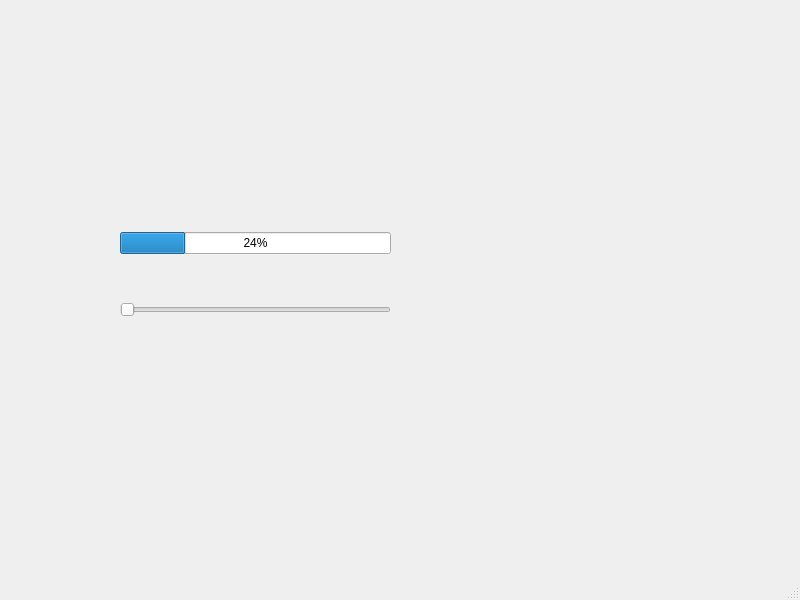
<?xml version="1.0" encoding="UTF-8"?>
<ui version="4.0">
 <class>MainWindow</class>
 <widget class="QMainWindow" name="MainWindow">
  <property name="geometry">
   <rect>
    <x>0</x>
    <y>0</y>
    <width>800</width>
    <height>600</height>
   </rect>
  </property>
  <property name="windowTitle">
   <string>MainWindow</string>
  </property>
  <widget class="QWidget" name="centralwidget">
   <widget class="QWidget" name="">
    <property name="geometry">
     <rect>
      <x>120</x>
      <y>190</y>
      <width>271</width>
      <height>171</height>
     </rect>
    </property>
    <layout class="QVBoxLayout" name="verticalLayout">
     <item>
      <widget class="QProgressBar" name="progressBar">
       <property name="value">
        <number>24</number>
       </property>
      </widget>
     </item>
     <item>
      <widget class="QSlider" name="horizontalSlider">
       <property name="orientation">
        <enum>Qt::Horizontal</enum>
       </property>
      </widget>
     </item>
    </layout>
   </widget>
  </widget>
  <widget class="QMenuBar" name="menubar">
   <property name="geometry">
    <rect>
     <x>0</x>
     <y>0</y>
     <width>800</width>
     <height>21</height>
    </rect>
   </property>
  </widget>
  <widget class="QStatusBar" name="statusbar"/>
 </widget>
 <resources/>
 <connections/>
</ui>
